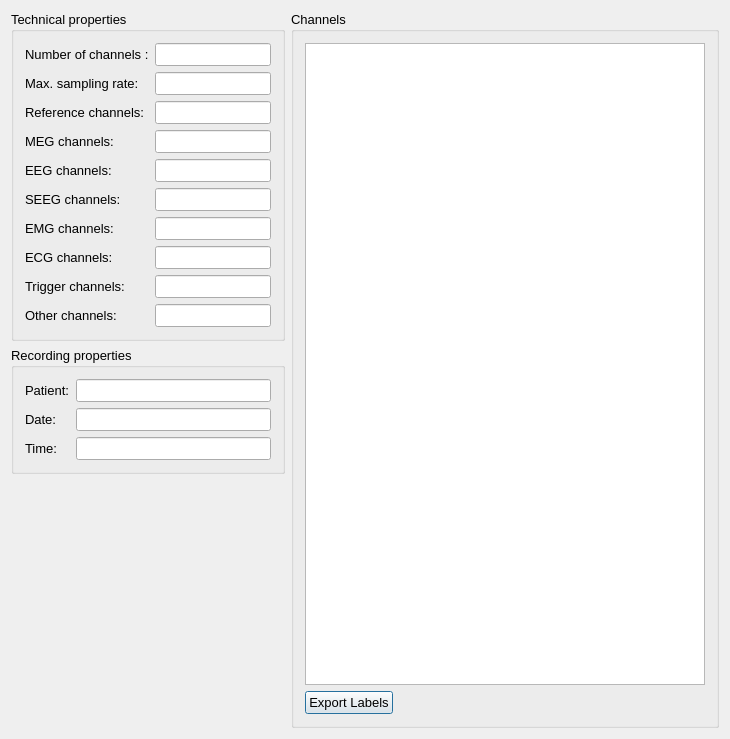
<?xml version="1.0" encoding="UTF-8"?>
<ui version="4.0">
 <class>AwFilePropertiesDialogUi</class>
 <widget class="QDialog" name="AwFilePropertiesDialogUi">
  <property name="geometry">
   <rect>
    <x>0</x>
    <y>0</y>
    <width>730</width>
    <height>739</height>
   </rect>
  </property>
  <property name="font">
   <font>
    <family>MS Shell Dlg 2</family>
    <pointsize>10</pointsize>
   </font>
  </property>
  <property name="windowTitle">
   <string>File Properties</string>
  </property>
  <property name="windowIcon">
   <iconset resource="../../../resources/AnyWave.qrc">
    <normaloff>:/images/AnyWave_icon.png</normaloff>:/images/AnyWave_icon.png</iconset>
  </property>
  <layout class="QVBoxLayout" name="verticalLayout_6">
   <item>
    <layout class="QHBoxLayout" name="horizontalLayout_2">
     <item>
      <layout class="QVBoxLayout" name="verticalLayout_5">
       <item>
        <widget class="QGroupBox" name="groupBox_2">
         <property name="sizePolicy">
          <sizepolicy hsizetype="Expanding" vsizetype="Preferred">
           <horstretch>0</horstretch>
           <verstretch>0</verstretch>
          </sizepolicy>
         </property>
         <property name="title">
          <string>Technical properties</string>
         </property>
         <layout class="QVBoxLayout" name="verticalLayout_4">
          <item>
           <layout class="QGridLayout" name="gridLayout_2">
            <item row="0" column="0">
             <widget class="QLabel" name="labelnChannels">
              <property name="sizePolicy">
               <sizepolicy hsizetype="Expanding" vsizetype="Preferred">
                <horstretch>0</horstretch>
                <verstretch>0</verstretch>
               </sizepolicy>
              </property>
              <property name="text">
               <string>Number of channels :</string>
              </property>
              <property name="buddy">
               <cstring>lineEditnChannels</cstring>
              </property>
             </widget>
            </item>
            <item row="0" column="1">
             <widget class="QLineEdit" name="lineEditnChannels">
              <property name="sizePolicy">
               <sizepolicy hsizetype="Expanding" vsizetype="Fixed">
                <horstretch>0</horstretch>
                <verstretch>0</verstretch>
               </sizepolicy>
              </property>
              <property name="alignment">
               <set>Qt::AlignCenter</set>
              </property>
              <property name="readOnly">
               <bool>true</bool>
              </property>
             </widget>
            </item>
            <item row="1" column="0">
             <widget class="QLabel" name="labelSamplingRate">
              <property name="sizePolicy">
               <sizepolicy hsizetype="Expanding" vsizetype="Preferred">
                <horstretch>0</horstretch>
                <verstretch>0</verstretch>
               </sizepolicy>
              </property>
              <property name="text">
               <string>Max. sampling rate:</string>
              </property>
              <property name="buddy">
               <cstring>lineEditSamplingRate</cstring>
              </property>
             </widget>
            </item>
            <item row="1" column="1">
             <widget class="QLineEdit" name="lineEditSamplingRate">
              <property name="sizePolicy">
               <sizepolicy hsizetype="Expanding" vsizetype="Fixed">
                <horstretch>0</horstretch>
                <verstretch>0</verstretch>
               </sizepolicy>
              </property>
              <property name="alignment">
               <set>Qt::AlignCenter</set>
              </property>
              <property name="readOnly">
               <bool>true</bool>
              </property>
             </widget>
            </item>
            <item row="2" column="0">
             <widget class="QLabel" name="labelRef">
              <property name="sizePolicy">
               <sizepolicy hsizetype="Expanding" vsizetype="Preferred">
                <horstretch>0</horstretch>
                <verstretch>0</verstretch>
               </sizepolicy>
              </property>
              <property name="text">
               <string>Reference channels:</string>
              </property>
              <property name="buddy">
               <cstring>lineEditnRefChannels</cstring>
              </property>
             </widget>
            </item>
            <item row="2" column="1">
             <widget class="QLineEdit" name="lineEditnRefChannels">
              <property name="sizePolicy">
               <sizepolicy hsizetype="Expanding" vsizetype="Fixed">
                <horstretch>0</horstretch>
                <verstretch>0</verstretch>
               </sizepolicy>
              </property>
              <property name="alignment">
               <set>Qt::AlignCenter</set>
              </property>
              <property name="readOnly">
               <bool>true</bool>
              </property>
             </widget>
            </item>
            <item row="3" column="0">
             <widget class="QLabel" name="labelMEG">
              <property name="sizePolicy">
               <sizepolicy hsizetype="Expanding" vsizetype="Preferred">
                <horstretch>0</horstretch>
                <verstretch>0</verstretch>
               </sizepolicy>
              </property>
              <property name="text">
               <string>MEG channels:</string>
              </property>
              <property name="buddy">
               <cstring>lineEditnMEGChannels</cstring>
              </property>
             </widget>
            </item>
            <item row="3" column="1">
             <widget class="QLineEdit" name="lineEditnMEGChannels">
              <property name="sizePolicy">
               <sizepolicy hsizetype="Expanding" vsizetype="Fixed">
                <horstretch>0</horstretch>
                <verstretch>0</verstretch>
               </sizepolicy>
              </property>
              <property name="alignment">
               <set>Qt::AlignCenter</set>
              </property>
              <property name="readOnly">
               <bool>true</bool>
              </property>
             </widget>
            </item>
            <item row="4" column="0">
             <widget class="QLabel" name="labelEEG">
              <property name="sizePolicy">
               <sizepolicy hsizetype="Expanding" vsizetype="Preferred">
                <horstretch>0</horstretch>
                <verstretch>0</verstretch>
               </sizepolicy>
              </property>
              <property name="text">
               <string>EEG channels:</string>
              </property>
              <property name="buddy">
               <cstring>lineEditnEEGChannels</cstring>
              </property>
             </widget>
            </item>
            <item row="4" column="1">
             <widget class="QLineEdit" name="lineEditnEEGChannels">
              <property name="sizePolicy">
               <sizepolicy hsizetype="Expanding" vsizetype="Fixed">
                <horstretch>0</horstretch>
                <verstretch>0</verstretch>
               </sizepolicy>
              </property>
              <property name="alignment">
               <set>Qt::AlignCenter</set>
              </property>
              <property name="readOnly">
               <bool>true</bool>
              </property>
             </widget>
            </item>
            <item row="5" column="0">
             <widget class="QLabel" name="labelSEEG">
              <property name="sizePolicy">
               <sizepolicy hsizetype="Expanding" vsizetype="Preferred">
                <horstretch>0</horstretch>
                <verstretch>0</verstretch>
               </sizepolicy>
              </property>
              <property name="text">
               <string>SEEG channels:</string>
              </property>
              <property name="buddy">
               <cstring>lineEditnSEEGChannels</cstring>
              </property>
             </widget>
            </item>
            <item row="5" column="1">
             <widget class="QLineEdit" name="lineEditnSEEGChannels">
              <property name="sizePolicy">
               <sizepolicy hsizetype="Expanding" vsizetype="Fixed">
                <horstretch>0</horstretch>
                <verstretch>0</verstretch>
               </sizepolicy>
              </property>
              <property name="alignment">
               <set>Qt::AlignCenter</set>
              </property>
              <property name="readOnly">
               <bool>true</bool>
              </property>
             </widget>
            </item>
            <item row="6" column="0">
             <widget class="QLabel" name="labelEMG">
              <property name="sizePolicy">
               <sizepolicy hsizetype="Expanding" vsizetype="Preferred">
                <horstretch>0</horstretch>
                <verstretch>0</verstretch>
               </sizepolicy>
              </property>
              <property name="text">
               <string>EMG channels:</string>
              </property>
              <property name="buddy">
               <cstring>lineEditnEMGChannels</cstring>
              </property>
             </widget>
            </item>
            <item row="6" column="1">
             <widget class="QLineEdit" name="lineEditnEMGChannels">
              <property name="sizePolicy">
               <sizepolicy hsizetype="Expanding" vsizetype="Fixed">
                <horstretch>0</horstretch>
                <verstretch>0</verstretch>
               </sizepolicy>
              </property>
              <property name="alignment">
               <set>Qt::AlignCenter</set>
              </property>
              <property name="readOnly">
               <bool>true</bool>
              </property>
             </widget>
            </item>
            <item row="7" column="0">
             <widget class="QLabel" name="labelECG">
              <property name="sizePolicy">
               <sizepolicy hsizetype="Expanding" vsizetype="Preferred">
                <horstretch>0</horstretch>
                <verstretch>0</verstretch>
               </sizepolicy>
              </property>
              <property name="text">
               <string>ECG channels:</string>
              </property>
              <property name="buddy">
               <cstring>lineEditnECGChannels</cstring>
              </property>
             </widget>
            </item>
            <item row="7" column="1">
             <widget class="QLineEdit" name="lineEditnECGChannels">
              <property name="sizePolicy">
               <sizepolicy hsizetype="Expanding" vsizetype="Fixed">
                <horstretch>0</horstretch>
                <verstretch>0</verstretch>
               </sizepolicy>
              </property>
              <property name="alignment">
               <set>Qt::AlignCenter</set>
              </property>
              <property name="readOnly">
               <bool>true</bool>
              </property>
             </widget>
            </item>
            <item row="8" column="0">
             <widget class="QLabel" name="labelTrigger">
              <property name="sizePolicy">
               <sizepolicy hsizetype="Expanding" vsizetype="Preferred">
                <horstretch>0</horstretch>
                <verstretch>0</verstretch>
               </sizepolicy>
              </property>
              <property name="text">
               <string>Trigger channels:</string>
              </property>
              <property name="buddy">
               <cstring>lineEditnTriggerChannels</cstring>
              </property>
             </widget>
            </item>
            <item row="8" column="1">
             <widget class="QLineEdit" name="lineEditnTriggerChannels">
              <property name="sizePolicy">
               <sizepolicy hsizetype="Expanding" vsizetype="Fixed">
                <horstretch>0</horstretch>
                <verstretch>0</verstretch>
               </sizepolicy>
              </property>
              <property name="alignment">
               <set>Qt::AlignCenter</set>
              </property>
              <property name="readOnly">
               <bool>true</bool>
              </property>
             </widget>
            </item>
            <item row="9" column="0">
             <widget class="QLabel" name="labelOther">
              <property name="sizePolicy">
               <sizepolicy hsizetype="Expanding" vsizetype="Preferred">
                <horstretch>0</horstretch>
                <verstretch>0</verstretch>
               </sizepolicy>
              </property>
              <property name="text">
               <string>Other channels:</string>
              </property>
              <property name="buddy">
               <cstring>lineEditnOtherChannels</cstring>
              </property>
             </widget>
            </item>
            <item row="9" column="1">
             <widget class="QLineEdit" name="lineEditnOtherChannels">
              <property name="sizePolicy">
               <sizepolicy hsizetype="Expanding" vsizetype="Fixed">
                <horstretch>0</horstretch>
                <verstretch>0</verstretch>
               </sizepolicy>
              </property>
              <property name="alignment">
               <set>Qt::AlignCenter</set>
              </property>
              <property name="readOnly">
               <bool>true</bool>
              </property>
             </widget>
            </item>
           </layout>
          </item>
         </layout>
        </widget>
       </item>
       <item>
        <widget class="QGroupBox" name="groupBox">
         <property name="sizePolicy">
          <sizepolicy hsizetype="Expanding" vsizetype="Preferred">
           <horstretch>0</horstretch>
           <verstretch>0</verstretch>
          </sizepolicy>
         </property>
         <property name="title">
          <string>Recording properties</string>
         </property>
         <layout class="QVBoxLayout" name="verticalLayout_3">
          <item>
           <layout class="QGridLayout" name="gridLayout">
            <item row="0" column="0">
             <widget class="QLabel" name="label">
              <property name="text">
               <string>Patient:</string>
              </property>
             </widget>
            </item>
            <item row="0" column="1">
             <widget class="QLineEdit" name="lineEditPatient">
              <property name="alignment">
               <set>Qt::AlignCenter</set>
              </property>
              <property name="readOnly">
               <bool>true</bool>
              </property>
             </widget>
            </item>
            <item row="1" column="0">
             <widget class="QLabel" name="label_2">
              <property name="text">
               <string>Date:</string>
              </property>
             </widget>
            </item>
            <item row="1" column="1">
             <widget class="QLineEdit" name="lineEditDate">
              <property name="alignment">
               <set>Qt::AlignCenter</set>
              </property>
              <property name="readOnly">
               <bool>true</bool>
              </property>
             </widget>
            </item>
            <item row="2" column="0">
             <widget class="QLabel" name="label_4">
              <property name="text">
               <string>Time:</string>
              </property>
             </widget>
            </item>
            <item row="2" column="1">
             <widget class="QLineEdit" name="lineEditTime"/>
            </item>
           </layout>
          </item>
         </layout>
        </widget>
       </item>
       <item>
        <spacer name="verticalSpacer">
         <property name="orientation">
          <enum>Qt::Vertical</enum>
         </property>
         <property name="sizeHint" stdset="0">
          <size>
           <width>20</width>
           <height>40</height>
          </size>
         </property>
        </spacer>
       </item>
      </layout>
     </item>
     <item>
      <widget class="QGroupBox" name="groupBox_3">
       <property name="title">
        <string>Channels</string>
       </property>
       <layout class="QVBoxLayout" name="verticalLayout_2">
        <item>
         <layout class="QVBoxLayout" name="verticalLayout">
          <item>
           <widget class="QTableView" name="tvChannelsAsRecorded">
            <property name="sizePolicy">
             <sizepolicy hsizetype="Expanding" vsizetype="Expanding">
              <horstretch>0</horstretch>
              <verstretch>0</verstretch>
             </sizepolicy>
            </property>
            <property name="minimumSize">
             <size>
              <width>400</width>
              <height>500</height>
             </size>
            </property>
            <property name="maximumSize">
             <size>
              <width>16777215</width>
              <height>16777215</height>
             </size>
            </property>
            <property name="editTriggers">
             <set>QAbstractItemView::AnyKeyPressed|QAbstractItemView::DoubleClicked|QAbstractItemView::EditKeyPressed|QAbstractItemView::SelectedClicked</set>
            </property>
            <property name="dragEnabled">
             <bool>true</bool>
            </property>
            <property name="dragDropOverwriteMode">
             <bool>true</bool>
            </property>
            <property name="dragDropMode">
             <enum>QAbstractItemView::DragOnly</enum>
            </property>
            <property name="defaultDropAction">
             <enum>Qt::CopyAction</enum>
            </property>
            <property name="alternatingRowColors">
             <bool>true</bool>
            </property>
            <property name="sortingEnabled">
             <bool>true</bool>
            </property>
            <attribute name="horizontalHeaderMinimumSectionSize">
             <number>50</number>
            </attribute>
            <attribute name="horizontalHeaderStretchLastSection">
             <bool>true</bool>
            </attribute>
           </widget>
          </item>
          <item>
           <layout class="QHBoxLayout" name="horizontalLayout">
            <item>
             <widget class="QPushButton" name="buttonExport">
              <property name="text">
               <string>Export Labels</string>
              </property>
             </widget>
            </item>
            <item>
             <spacer name="horizontalSpacer">
              <property name="orientation">
               <enum>Qt::Horizontal</enum>
              </property>
              <property name="sizeHint" stdset="0">
               <size>
                <width>40</width>
                <height>20</height>
               </size>
              </property>
             </spacer>
            </item>
           </layout>
          </item>
         </layout>
        </item>
       </layout>
      </widget>
     </item>
    </layout>
   </item>
  </layout>
 </widget>
 <layoutdefault spacing="6" margin="11"/>
 <resources>
  <include location="../../../resources/AnyWave.qrc"/>
 </resources>
 <connections>
  <connection>
   <sender>buttonExport</sender>
   <signal>clicked()</signal>
   <receiver>AwFilePropertiesDialogUi</receiver>
   <slot>exportLabels()</slot>
   <hints>
    <hint type="sourcelabel">
     <x>398</x>
     <y>717</y>
    </hint>
    <hint type="destinationlabel">
     <x>135</x>
     <y>710</y>
    </hint>
   </hints>
  </connection>
 </connections>
 <slots>
  <slot>exportLabels()</slot>
 </slots>
</ui>
